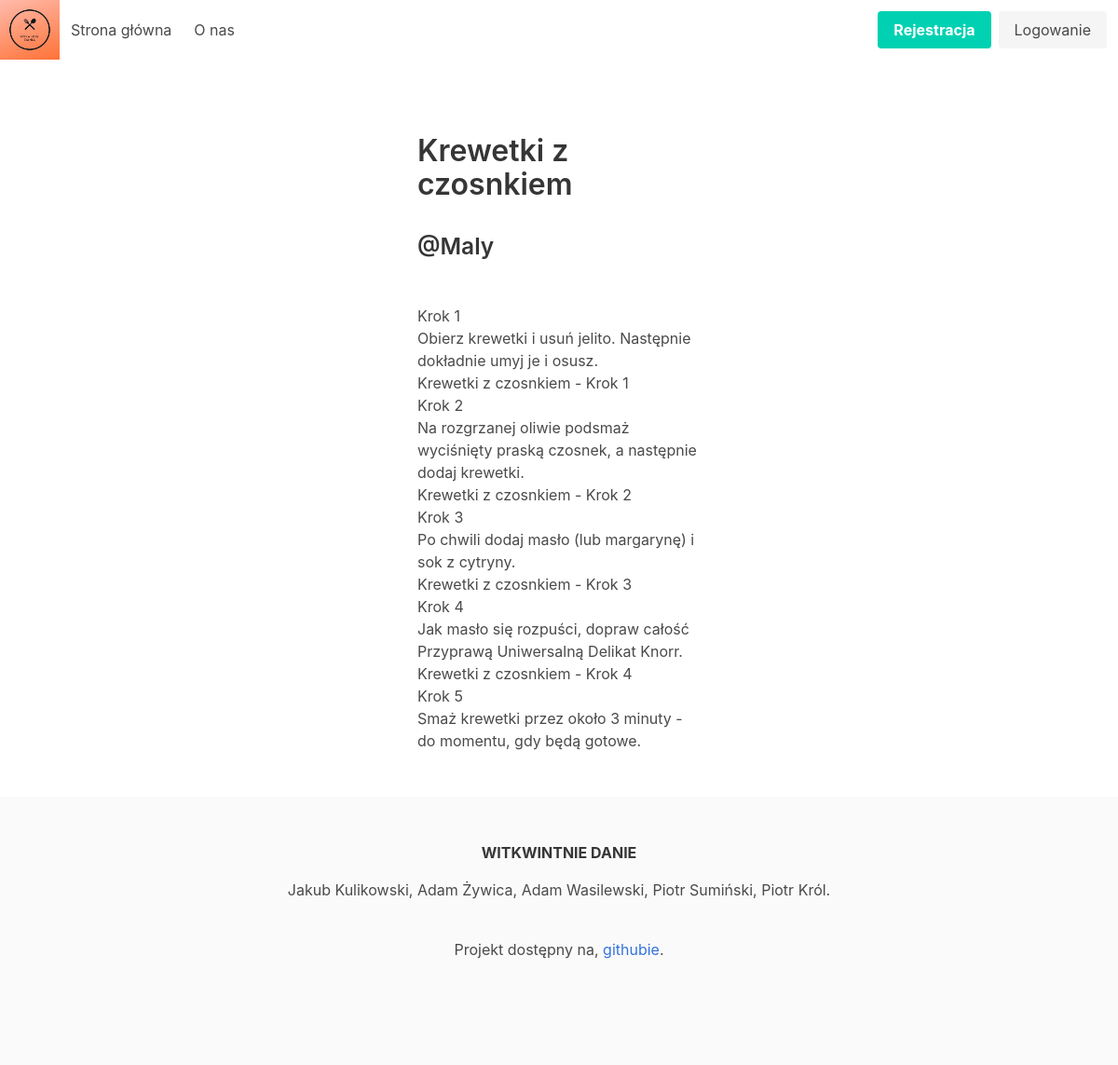
/przepis/25, run on the app's committed database.
### tables this page shows
CREATE TABLE `recipes` (
  `recipe_id` INTEGER PRIMARY KEY AUTOINCREMENT,
  `user_id` INTEGER,
  `type_of_food_id` INTEGER,
  `food_category_id` INTEGER,
  `name` TEXT UNIQUE NOT NULL,
  `creation_date` DATE NOT NULL DEFAULT (DATETIME('now', 'localtime')),
  `description` TEXT NOT NULL,
  `rating` INTEGER CHECK (rating BETWEEN 1 AND 10),
  `checked` BOOLEAN NOT NULL DEFAULT 0 CHECK(checked IN (0,1)),
  `time_required` INTEGER NOT NULL,
  `views` INTEGER DEFAULT 0 CHECK ( views >= 0 ),
  CONSTRAINT recipes_user_id_fk
      FOREIGN KEY (user_id) REFERENCES users(user_id) ON DELETE SET NULL,
  CONSTRAINT recipes_type_of_food_id_fk
      FOREIGN KEY (type_of_food_id) REFERENCES types_of_food (type_of_food_id) ON DELETE RESTRICT,
  CONSTRAINT recipes_food_category_id_fk
      FOREIGN KEY (food_category_id) REFERENCES food_categories (food_category_id) ON DELETE RESTRICT
);

CREATE TABLE `users` (
  `user_id` INTEGER PRIMARY KEY AUTOINCREMENT,
  `username` TEXT UNIQUE NOT NULL,
  `creation_date` DATE NOT NULL DEFAULT (DATETIME('now', 'localtime')),
  `last_login_date` DATE CHECK ( last_login_date >= creation_date ),
  `role_id` INTEGER NOT NULL,
  `cooking_level_id` INTEGER,
  `sex` TEXT CHECK (sex IN ('F','M')),
  `password` TEXT NOT NULL,
  CONSTRAINT users_role_id_fk
      FOREIGN KEY (role_id) REFERENCES roles (role_id) ON DELETE RESTRICT,
  CONSTRAINT users_cooking_levels_id_fk
      FOREIGN KEY (cooking_level_id) REFERENCES cooking_levels (cooking_level_id) ON DELETE RESTRICT
);

### app/routes.py (the view)
@app.route('/przepis/<int:recipe_id>')
def get_recipe(recipe_id):
    if r.recipe_checked(recipe_id):
        r.add_view(recipe_id)
        return render_template('przepis.html', recipe=r.get_recipe(recipe_id))
    else:
        abort(404)

### app/db.py (called while the page is built)
def get_db():
    db = getattr(g, _DB_PROPERTY, None)
    if db is None:
        db = sqlite3.connect(Config.DB_FILE)
        setattr(g, _DB_PROPERTY, db)
    return db

def query_db(query, *args, one=False, commit=False):
    db = get_db()
    cursor = db.cursor()
    cursor.execute(query, args)
    res = cursor.fetchall()
    if commit:
        db.commit()
    if res and one:
        return res[0]
    else:
        return res

def query_db_object(query, *args, one=False, commit=False):
    db = get_db()
    cursor = db.cursor()
    cursor.execute(query, args)
    r = []
    for i in cursor.fetchall():
        r.append(dict(zip([x[0] for x in cursor.description], i)))
    if commit:
        db.commit()
    if r and one:
        return r[0]
    else:
        return r

### app/template_filter.py (called while the page is built)
@evalcontextfilter
@app.app_template_filter()
def newline_to_br(context, value):
    result = '<br />'.join(re.split(r'(?:\r\n|\r|\n){2,}', escape(value)))
    if context.autoescape:
        result = Markup(result)
    return result

### app/utils/recipies.py (called while the page is built)
def recipe_checked(recipe_id):
    res = query_db("SELECT checked FROM recipes WHERE recipe_id = ?", recipe_id, one=True)
    return True if res and res[0] == 1 else False

def get_recipe(recipe_id):
    return query_db_object("""
        SELECT r.recipe_id,
            r.user_id, u.username,
            r.type_of_food_id, tf.name AS type_of_food,
            r.food_category_id, fc.name AS food_category,
            r.name, r.creation_date, r.description, r.rating, r.checked, r.time_required, r.views
        FROM recipes r
        LEFT JOIN users u USING(user_id)
        INNER JOIN types_of_food tf USING(type_of_food_id)
        INNER JOIN food_categories fc USING(food_category_id)
        WHERE r.recipe_id = ?
    """, recipe_id, one=True)

def add_view(recipe_id):
    query_db("UPDATE recipes SET views = views + 1 WHERE recipe_id = ?", recipe_id, commit=True)

### app/templates/przepis.html (shortened to what this page needs)
<!DOCTYPE html>
<html lang="en">
<head>
  <link rel="stylesheet" href="/static/css/bulma.css">
</head>
<body>
  <nav class="navbar" role="navigation" aria-label="main navigation">
    <div class="navbar-brand">
      <a class="image is-64x64">
        <img src="/static/img/logo.png" width=auto height=auto>
      </a>
    </div>
    <div id="navbarBasicExample" class="navbar-menu">
      <div class="navbar-start">
        <a href="{{ url_for('main.index') }}" class="navbar-item">
          Strona główna
        </a>
        <a href="{{ url_for('main.about_us') }}" class="navbar-item">
          O nas
        </a>
      </div>
      <div class="navbar-end">
        <div class="navbar-item">
          <div class="buttons">
            {% if session.user is defined %}
            {% if session.user.role_name == "Administrator" %}
            <a href="{{ url_for('main.admin') }}" class="button is-success is-outlined">
              Panel Administratora
            </a>
            {% endif %}
            <a href="{{ url_for('main.new_recipe') }}" class="button is-primary is-outlined">
              Dodaj przepis
            </a>
            <a href="{{ url_for('main.user_profile') }}" class="button is-info is-outlined">
              Mój Profil
            </a>
            <a href="{{ url_for('main.logout') }}" class="button is-danger is-outlined">
              Wyloguj
            </a>
            {% else %}
            <a href="{{ url_for('main.register') }}" class="button is-primary">
              <strong>Rejestracja</strong>
            </a>
            <a href="{{ url_for('main.login') }}" class="button is-light">
              Logowanie
            </a>
            {% endif %}
          </div>
        </div>
      </div>
    </div>
  </nav>
  <section class="section">
    <div class="container has-text-centered">
      <div class="columns is-centered">
        <div class="column is-5 is-4-desktop">
          <article class="media">
            <div class="media-content recipe">
              <div class="content">
                <p>
                  <a href="{{ url_for('main.get_recipe', recipe_id=recipe.recipe_id) }}" style="color: inherit">
                    <h1 class="title"><strong>{{ recipe.name }}</strong></h1>
                  </a>
                <h2 class="subtitle">
                  {% if recipe.username is none %}
                    <small><em>Użytkownik usunięty</em></small>
                  {% else %}
                    <small>@{{ recipe.username }}</small>
                  {% endif %}
              </h2>
                <br>
                {{ recipe.description | newline_to_br }}
                </p>
              </div>
            </div>
          </article>
        </div>
      </div>
    </div>
  </section>
  <footer class="footer">
    <div class="content has-text-centered">
      <p>
        <strong>WITKWINTNIE DANIE</strong>
      <p>Jakub Kulikowski, Adam Żywica, Adam Wasilewski, Piotr Sumiński, Piotr Król. </p>
      <p>Projekt dostępny na,
        <a href="https://github.com/a-was/kuchniowy-raj">githubie</a>.
      </p>
      </p>
    </div>
  </footer>
</body>
</html>

### data on the page
recipes: name "Krewetki z czosnkiem", description|newline_to_br "Krok 1 Obierz krewetki i usuń jelito. Następnie dokładnie umyj je i osusz. Krewetki z czosnkiem - Krok 1 Krok 2 Na rozgrzanej oliwie podsmaż wyciśnięty praską czosnek, a następnie dodaj krewetki. Krewetki z czosnkiem - Krok 2 Krok 3 Po chwili dodaj masło (lub margarynę) i sok z cytryny. Krewetki z czosnkiem - Krok 3 Krok 4 Jak masło się rozpuści, dopraw całość Przyprawą Uniwersalną Delikat Knorr. Krewetki z czosnkiem - Krok 4 Krok 5 Smaż krewetki przez około 3 minuty - do momentu, gdy będą gotowe."
users: username "Maly"
